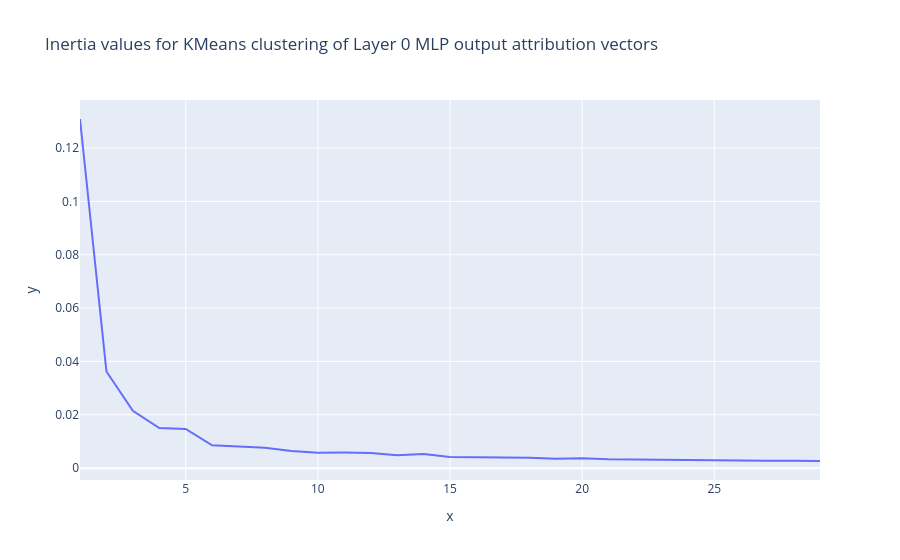
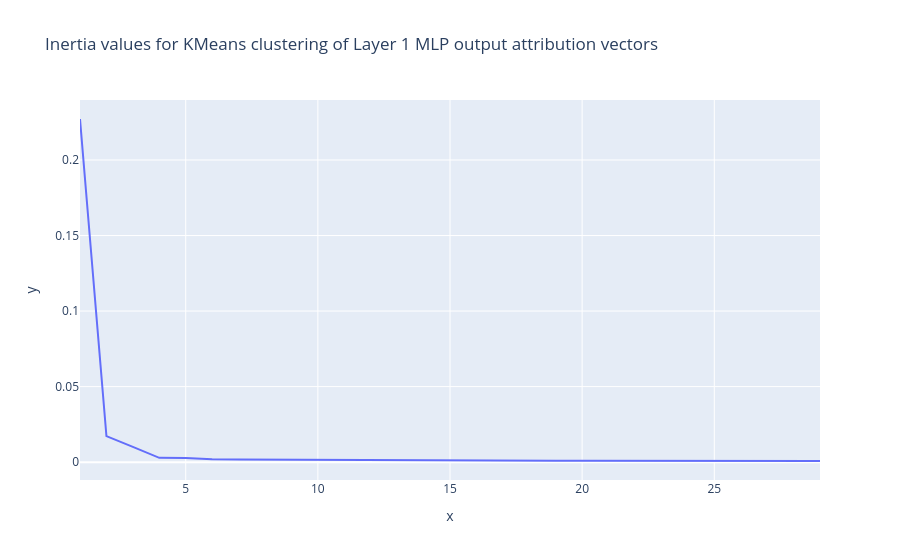
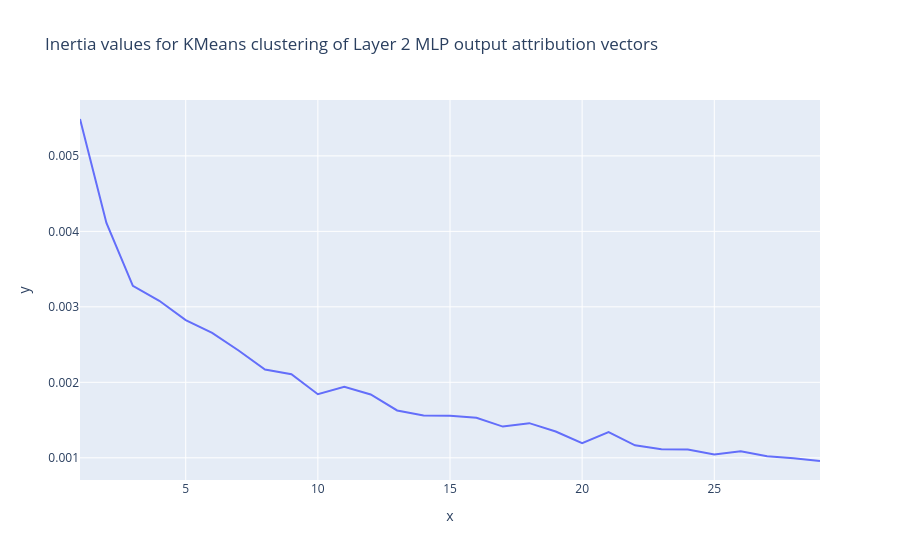
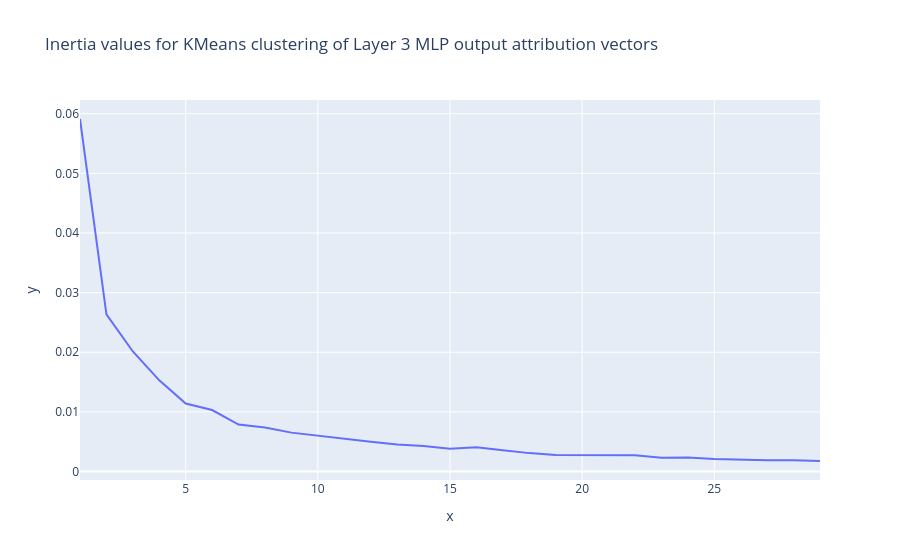

The code cell stored with these charts, in order, in its notebook:
### Markdown cell above
#### Filtered

### Code cell
from sklearn.cluster import KMeans

max_centroids = 30
for l in range(num_layers):    
    non_empty_mask = attr[l].abs().sum(dim=1).bool()
    data = attr[l, non_empty_mask, :].cpu().detach().numpy()
    inertias = []

    for i in range(1,max_centroids):
        kmeans = KMeans(n_clusters=i)
        kmeans.fit(data)
        inertias.append(kmeans.inertia_)
        
    line(
        x=list(range(1,max_centroids)),
        y=inertias,
        title=f"Inertia values for KMeans clustering of Layer {str(l)} MLP output attribution vectors"
    )

### Figure 1 — Plotly figure (JSON) as saved in the notebook; plotly's stock layout.template omitted (floating-point values rounded to 4 significant figures)
{"data": [{"hovertemplate": "x=%{x}<br>y=%{y}<extra></extra>", "legendgroup": "", "line": {"color": "#636efa", "dash": "solid"}, "marker": {"symbol": "circle"}, "mode": "lines", "name": "", "orientation": "v", "showlegend": false, "type": "scatter", "x": [1, 2, 3, 4, 5, 6, 7, 8, 9, 10, 11, 12, 13, 14, 15, 16, 17, 18, 19, 20, 21, 22, 23, 24, 25, 26, 27, 28, 29], "xaxis": "x", "y": [0.1309, 0.03625, 0.02149, 0.01501, 0.01471, 0.008544, 0.008069, 0.007664, 0.006391, 0.005798, 0.005828, 0.005699, 0.004854, 0.005329, 0.004146, 0.004065, 0.003963, 0.003882, 0.003516, 0.00373, 0.003327, 0.003206, 0.003243, 0.003163, 0.003013, 0.002947, 0.002733, 0.002804, 0.002675], "yaxis": "y"}], "layout": {"legend": {"tracegroupgap": 0}, "title": {"text": "Inertia values for KMeans clustering of Layer 0 MLP output attribution vectors"}, "xaxis": {"anchor": "y", "domain": [0, 1], "title": {"text": "x"}}, "yaxis": {"anchor": "x", "domain": [0, 1], "title": {"text": "y"}}}}

### Figure 2 — Plotly figure (JSON) as saved in the notebook; plotly's stock layout.template omitted (floating-point values rounded to 4 significant figures)
{"data": [{"hovertemplate": "x=%{x}<br>y=%{y}<extra></extra>", "legendgroup": "", "line": {"color": "#636efa", "dash": "solid"}, "marker": {"symbol": "circle"}, "mode": "lines", "name": "", "orientation": "v", "showlegend": false, "type": "scatter", "x": [1, 2, 3, 4, 5, 6, 7, 8, 9, 10, 11, 12, 13, 14, 15, 16, 17, 18, 19, 20, 21, 22, 23, 24, 25, 26, 27, 28, 29], "xaxis": "x", "y": [0.2271, 0.01723, 0.01009, 0.002839, 0.002776, 0.001897, 0.001813, 0.001712, 0.001638, 0.001544, 0.001359, 0.00144, 0.001267, 0.001209, 0.001254, 0.00113, 0.0009882, 0.001116, 0.0009913, 0.0009267, 0.0009391, 0.0008427, 0.0008724, 0.0008357, 0.0008184, 0.0007996, 0.0007722, 0.0007571, 0.0007961], "yaxis": "y"}], "layout": {"legend": {"tracegroupgap": 0}, "title": {"text": "Inertia values for KMeans clustering of Layer 1 MLP output attribution vectors"}, "xaxis": {"anchor": "y", "domain": [0, 1], "title": {"text": "x"}}, "yaxis": {"anchor": "x", "domain": [0, 1], "title": {"text": "y"}}}}

### Figure 3 — Plotly figure (JSON) as saved in the notebook; plotly's stock layout.template omitted (floating-point values rounded to 4 significant figures)
{"data": [{"hovertemplate": "x=%{x}<br>y=%{y}<extra></extra>", "legendgroup": "", "line": {"color": "#636efa", "dash": "solid"}, "marker": {"symbol": "circle"}, "mode": "lines", "name": "", "orientation": "v", "showlegend": false, "type": "scatter", "x": [1, 2, 3, 4, 5, 6, 7, 8, 9, 10, 11, 12, 13, 14, 15, 16, 17, 18, 19, 20, 21, 22, 23, 24, 25, 26, 27, 28, 29], "xaxis": "x", "y": [0.005489, 0.004111, 0.003279, 0.00308, 0.002825, 0.002655, 0.002422, 0.00217, 0.002108, 0.001842, 0.001942, 0.00184, 0.001627, 0.001562, 0.001557, 0.001529, 0.001413, 0.001459, 0.001348, 0.001195, 0.00134, 0.001165, 0.001114, 0.001109, 0.001045, 0.001085, 0.001021, 0.0009951, 0.0009575], "yaxis": "y"}], "layout": {"legend": {"tracegroupgap": 0}, "title": {"text": "Inertia values for KMeans clustering of Layer 2 MLP output attribution vectors"}, "xaxis": {"anchor": "y", "domain": [0, 1], "title": {"text": "x"}}, "yaxis": {"anchor": "x", "domain": [0, 1], "title": {"text": "y"}}}}

### Figure 4 — Plotly figure (JSON) as saved in the notebook; plotly's stock layout.template omitted (floating-point values rounded to 4 significant figures)
{"data": [{"hovertemplate": "x=%{x}<br>y=%{y}<extra></extra>", "legendgroup": "", "line": {"color": "#636efa", "dash": "solid"}, "marker": {"symbol": "circle"}, "mode": "lines", "name": "", "orientation": "v", "showlegend": false, "type": "scatter", "x": [1, 2, 3, 4, 5, 6, 7, 8, 9, 10, 11, 12, 13, 14, 15, 16, 17, 18, 19, 20, 21, 22, 23, 24, 25, 26, 27, 28, 29], "xaxis": "x", "y": [0.05911, 0.02636, 0.02013, 0.0153, 0.0114, 0.01032, 0.007882, 0.007401, 0.00653, 0.00599, 0.005547, 0.005017, 0.004531, 0.004272, 0.003821, 0.004059, 0.003562, 0.003094, 0.002794, 0.002756, 0.002693, 0.002718, 0.002332, 0.002351, 0.002092, 0.00198, 0.001897, 0.001909, 0.001772], "yaxis": "y"}], "layout": {"legend": {"tracegroupgap": 0}, "title": {"text": "Inertia values for KMeans clustering of Layer 3 MLP output attribution vectors"}, "xaxis": {"anchor": "y", "domain": [0, 1], "title": {"text": "x"}}, "yaxis": {"anchor": "x", "domain": [0, 1], "title": {"text": "y"}}}}
